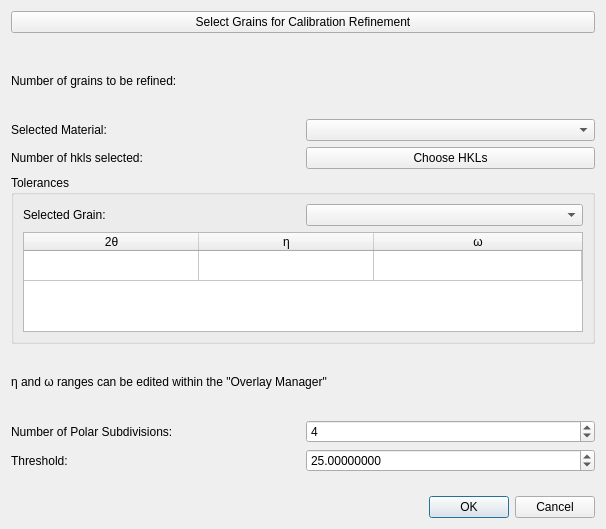
<?xml version="1.0" encoding="UTF-8"?>
<ui version="4.0">
 <class>hedm_calibration_options_dialog</class>
 <widget class="QDialog" name="hedm_calibration_options_dialog">
  <property name="geometry">
   <rect>
    <x>0</x>
    <y>0</y>
    <width>606</width>
    <height>529</height>
   </rect>
  </property>
  <property name="windowTitle">
   <string>HEDM Calibration Options</string>
  </property>
  <layout class="QVBoxLayout" name="verticalLayout">
   <item>
    <widget class="QPushButton" name="view_grains_table">
     <property name="text">
      <string>Select Grains for Calibration Refinement</string>
     </property>
    </widget>
   </item>
   <item>
    <spacer name="verticalSpacer">
     <property name="orientation">
      <enum>Qt::Vertical</enum>
     </property>
     <property name="sizeType">
      <enum>QSizePolicy::Fixed</enum>
     </property>
     <property name="sizeHint" stdset="0">
      <size>
       <width>20</width>
       <height>10</height>
      </size>
     </property>
    </spacer>
   </item>
   <item>
    <layout class="QGridLayout" name="grid_layout">
     <item row="1" column="2">
      <widget class="QComboBox" name="material"/>
     </item>
     <item row="3" column="1" colspan="2">
      <widget class="QGroupBox" name="tolerances_group">
       <property name="title">
        <string>Tolerances</string>
       </property>
       <layout class="QGridLayout" name="gridLayout_3">
        <item row="0" column="0">
         <widget class="QLabel" name="tolerances_selected_grain_label">
          <property name="text">
           <string>Selected Grain:</string>
          </property>
         </widget>
        </item>
        <item row="0" column="1">
         <widget class="QComboBox" name="tolerances_selected_grain"/>
        </item>
        <item row="1" column="0" colspan="2">
         <widget class="QTableWidget" name="tolerances_table">
          <property name="sizePolicy">
           <sizepolicy hsizetype="Expanding" vsizetype="Minimum">
            <horstretch>0</horstretch>
            <verstretch>0</verstretch>
           </sizepolicy>
          </property>
          <property name="maximumSize">
           <size>
            <width>16777215</width>
            <height>100</height>
           </size>
          </property>
          <attribute name="horizontalHeaderDefaultSectionSize">
           <number>175</number>
          </attribute>
          <attribute name="horizontalHeaderStretchLastSection">
           <bool>true</bool>
          </attribute>
          <attribute name="verticalHeaderVisible">
           <bool>false</bool>
          </attribute>
          <row>
           <property name="text">
            <string>New Row</string>
           </property>
          </row>
          <column>
           <property name="text">
            <string>2θ</string>
           </property>
          </column>
          <column>
           <property name="text">
            <string>η</string>
           </property>
          </column>
          <column>
           <property name="text">
            <string>ω</string>
           </property>
          </column>
         </widget>
        </item>
       </layout>
      </widget>
     </item>
     <item row="6" column="1">
      <widget class="QLabel" name="threshold_label">
       <property name="text">
        <string>Threshold:</string>
       </property>
      </widget>
     </item>
     <item row="2" column="1">
      <widget class="QLabel" name="num_hkls_selected">
       <property name="text">
        <string>Number of hkls selected:</string>
       </property>
      </widget>
     </item>
     <item row="5" column="1">
      <widget class="QLabel" name="npdiv_label">
       <property name="text">
        <string>Number of Polar Subdivisions:</string>
       </property>
      </widget>
     </item>
     <item row="6" column="2">
      <widget class="ScientificDoubleSpinBox" name="threshold">
       <property name="decimals">
        <number>8</number>
       </property>
       <property name="maximum">
        <double>10000000.000000000000000</double>
       </property>
       <property name="value">
        <double>25.000000000000000</double>
       </property>
      </widget>
     </item>
     <item row="4" column="1" colspan="2">
      <widget class="QLabel" name="label">
       <property name="text">
        <string>η and ω ranges can be edited within the &quot;Overlay Manager&quot;</string>
       </property>
      </widget>
     </item>
     <item row="5" column="2">
      <widget class="QSpinBox" name="npdiv">
       <property name="minimum">
        <number>0</number>
       </property>
       <property name="maximum">
        <number>100000</number>
       </property>
       <property name="value">
        <number>4</number>
       </property>
      </widget>
     </item>
     <item row="1" column="1">
      <widget class="QLabel" name="material_label">
       <property name="text">
        <string>Selected Material:</string>
       </property>
      </widget>
     </item>
     <item row="2" column="2">
      <widget class="QPushButton" name="choose_hkls">
       <property name="text">
        <string>Choose HKLs</string>
       </property>
      </widget>
     </item>
     <item row="0" column="1">
      <widget class="QLabel" name="num_grains_selected">
       <property name="text">
        <string>Number of grains to be refined:</string>
       </property>
      </widget>
     </item>
    </layout>
   </item>
   <item>
    <spacer name="vertical_spacer">
     <property name="orientation">
      <enum>Qt::Vertical</enum>
     </property>
     <property name="sizeType">
      <enum>QSizePolicy::Fixed</enum>
     </property>
     <property name="sizeHint" stdset="0">
      <size>
       <width>17</width>
       <height>18</height>
      </size>
     </property>
    </spacer>
   </item>
   <item>
    <widget class="QDialogButtonBox" name="button_box">
     <property name="orientation">
      <enum>Qt::Horizontal</enum>
     </property>
     <property name="standardButtons">
      <set>QDialogButtonBox::Cancel|QDialogButtonBox::Ok</set>
     </property>
    </widget>
   </item>
  </layout>
 </widget>
 <customwidgets>
  <customwidget>
   <class>ScientificDoubleSpinBox</class>
   <extends>QDoubleSpinBox</extends>
   <header>scientificspinbox.h</header>
  </customwidget>
 </customwidgets>
 <tabstops>
  <tabstop>view_grains_table</tabstop>
  <tabstop>material</tabstop>
  <tabstop>choose_hkls</tabstop>
  <tabstop>tolerances_selected_grain</tabstop>
  <tabstop>tolerances_table</tabstop>
  <tabstop>npdiv</tabstop>
  <tabstop>threshold</tabstop>
 </tabstops>
 <resources/>
 <connections>
  <connection>
   <sender>button_box</sender>
   <signal>accepted()</signal>
   <receiver>hedm_calibration_options_dialog</receiver>
   <slot>accept()</slot>
   <hints>
    <hint type="sourcelabel">
     <x>259</x>
     <y>546</y>
    </hint>
    <hint type="destinationlabel">
     <x>157</x>
     <y>274</y>
    </hint>
   </hints>
  </connection>
  <connection>
   <sender>button_box</sender>
   <signal>rejected()</signal>
   <receiver>hedm_calibration_options_dialog</receiver>
   <slot>reject()</slot>
   <hints>
    <hint type="sourcelabel">
     <x>327</x>
     <y>546</y>
    </hint>
    <hint type="destinationlabel">
     <x>286</x>
     <y>274</y>
    </hint>
   </hints>
  </connection>
 </connections>
</ui>
